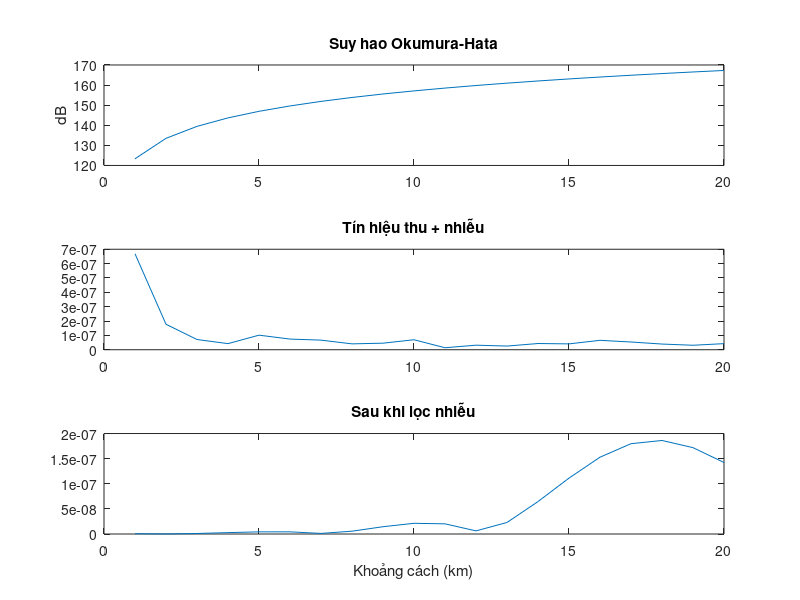

The MATLAB source for this figure:
clc; close all; clear;
% Okumura-Hata Model (Urban)
f = 900; % MHz
hb = 50; % chiều cao anten trạm gốc (m)
hm = 1.5; % chiều cao anten di động (m)
d = 1:20; % khoảng cách (km)

a_hm = (1.1*log10(f)-0.7)*hm - (1.56*log10(f)-0.8);
PL_hata = 69.55 + 26.16*log10(f) - 13.82*log10(hb) ...
          - a_hm + (44.9 - 6.55*log10(hb))*log10(d);

% Công suất phát giả định (dBm)
Pt = 30; % 1 W
Pr = Pt - PL_hata; % công suất thu (dBm)

% Chuyển sang tuyến tính (W)
Pr_lin = 10.^(Pr/10)/1000;

% Thêm nhiễu AWGN với SNR = 10 dB
SNRdB = 10; SNR = 10^(SNRdB/10);
noise_power = mean(Pr_lin)/SNR;
noise = sqrt(noise_power/2).*(randn(size(Pr_lin))+1i*randn(size(Pr_lin)));
rx = sqrt(Pr_lin) + noise;

% Lọc thông thấp FIR
b = fir1(32,0.2); % bộ lọc FIR bậc 32
rx_filtered = filter(b,1,rx);

% Vẽ kết quả
figure;
subplot(3,1,1); plot(d,PL_hata); title('Suy hao Okumura-Hata'); ylabel('dB');
subplot(3,1,2); plot(d,abs(rx)); title('Tín hiệu thu + nhiễu');
subplot(3,1,3); plot(d,abs(rx_filtered)); title('Sau khi lọc nhiễu');
xlabel('Khoảng cách (km)');
